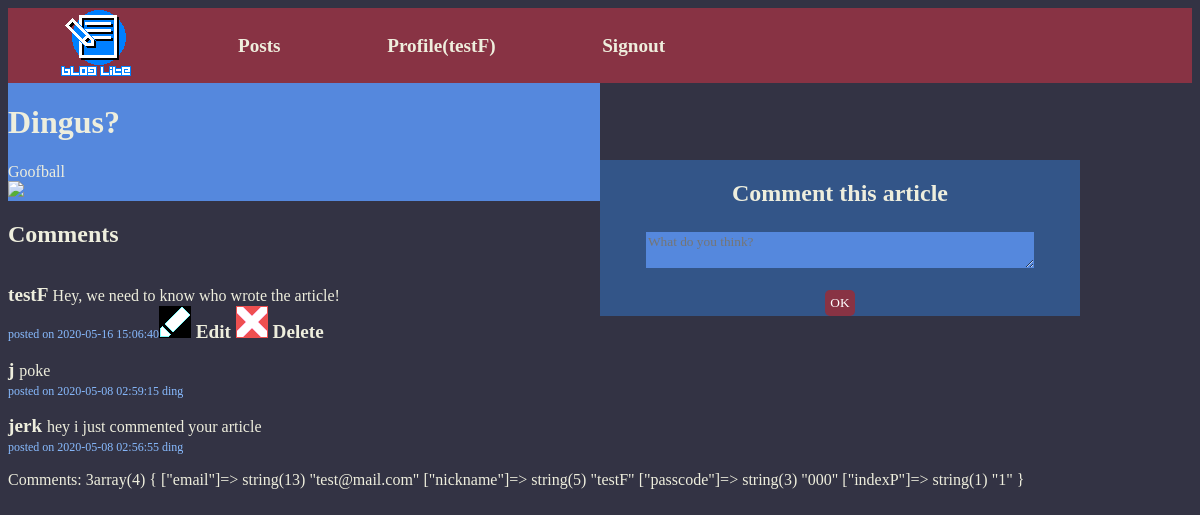
The app's page /?page=article&indexA=8 (signed in) with its own data.
### tables this page shows
CREATE TABLE `article` (
  `title` varchar(255) DEFAULT NULL,
  `body` text,
  `submitDate` timestamp NOT NULL DEFAULT CURRENT_TIMESTAMP,
  `indexA` int(8) NOT NULL,
  `indexP` int(8) NOT NULL
);

CREATE TABLE `reaction` (
  `comment` text,
  `posted` datetime NOT NULL DEFAULT CURRENT_TIMESTAMP,
  `indexR` int(8) NOT NULL,
  `indexP` int(8) NOT NULL,
  `indexA` int(8) NOT NULL
);

CREATE TABLE `person` (
  `nickname` varchar(100) DEFAULT NULL,
  `email` varchar(50) DEFAULT NULL,
  `passcode` varchar(60) DEFAULT NULL,
  `indexP` int(8) NOT NULL
);

### Controller/postC.php (called while the page is built, shortened)
<?php
include('View/PostV.php');
class PostC extends PostM
	{
		public function __construct()
		{
			$this->DataObject = DB::accessDB();
		}
		public function readArticle($indexA)
		{
			$PostV = new PostV();
			$Article = $this->viewOnePost($indexA);
			$currentPic = $Article->fileURL;
			$currentTitle = $Article->title;
			$currentBody = $Article->body;
			$PostV->viewArticle ($currentTitle, $currentBody, $currentPic);
		}
	}
?>

### View/article.php (called while the page is built)
<?php
include('Controller/PostC.php');
include('Controller/commentC.php');
$indexA = $_GET['indexA'];
$PostC = new PostC();
$PostC->readArticle($indexA);
$CommentC = new CommentC();
$CommentC->newComment();

### Model/dbConnect.php (called while the page is built)
<?php
class DB
{
    public static function accessDB()
    {
        try
        {
            $DataObject = new PDO('mysql:host=localhost;dbname=projectdb', 'root', 'root');
            $DataObject->setAttribute(PDO::ATTR_ERRMODE, PDO::ERRMODE_EXCEPTION);
            return $DataObject;
        }
        catch (Exception $Error)
        {
            die ('Not connected to database <br>'. $Error->getMessage());
        }
    }
}

### Model/postM.php (called while the page is built, shortened)
<?php
	class PostM
	{
		public function viewOnePost($indexA)
		{
			$Article =  $this->DataObject->query("SELECT * FROM article WHERE indexA='$indexA'")->fetch(PDO::FETCH_OBJ);
			return $Article;
		}
	}

### Model/commentM.php (called while the page is built, shortened)
<?php
	class CommentM
	{
		public function viewComment($indexA)
		{
			return $this->DataObject->query("SELECT * FROM reaction INNER JOIN person ON reaction.indexP=person.indexP WHERE indexA='$indexA' ORDER BY posted DESC")->fetchAll();
		}
	}

### View/commentV.php (the view, shortened to what this page needs)
<?php
	class commentV
	{
		public function commentForm()
		{
			echo
			'<div class="author">
			<form method="POST" action="" name="reaction">
				<h2>Comment this article</h2>
				<textarea name="comment" placeholder="What do you think?"rows="2" cols="60"></textarea><br>
				<input class="send" type="submit" name="publish" value="OK">
			</form>
			</div>';
		}
		public function commentList($fetchResult)
        {
            echo "<h2>Comments</h2>";
			echo "<div>";
			$i = 0;
            foreach ($fetchResult as $key)
            {
				echo"<p><a href='?page=profile&indexP=" . $key['indexP'] . "'>" . $key['nickname'] . " </a>" . $key['comment'] . "<br><span class='notice'> posted on " . $key['posted'] . "</span>";
				if ($key['indexP'] == $_SESSION['indexP'])
				{
					echo '<a href="?page=editcomment&indexR=' . $key['indexR'] . '"><img alt="edit" src="img/edit.png"> Edit </a>
					<a href="?page=commdel&indexR=' . $key['indexR'] . '&indexA=' . $key['indexA'] . '"><img alt="delete" src="img/delete.png"> Delete </a></p>';
				}
				else
				{
					echo "<span class='notice'> ding </span></p>";
				}
				$i++;
			}
			echo"</div>";
			echo "Comments: " . $i;
		}
	}

### View/postV.php (shortened to what this page needs)
<?php
	class PostV
	{
		public function viewArticle($currentTitle, $currentBody, $currentPic)
		{
			echo
			'<div class="article">
			<h1>' . $currentTitle . '</h1>'. $currentBody . '<div><img src="Upload/' . $currentPic . '" ></div>
			</div>';
		}
	}

### Assets/style.css (style rules this page uses)
* { color: #EED; font-family: Georgia; transition: all 0.1s; }
.article { max-width: 50%; background: #58d; }
body { background: #334; }
a { text-decoration: none; font-weight: bold; font-size: 1.2em; margin: auto; }
form { display: flex; flex-direction: column; align-items: center; width: 80%; background: #358; justify-content: space-between; }
.author { position: fixed; right: 0%; top: 20%; width: 50%; }
input, textarea { background: #58d; width: 80%; border: none; color: #fff; margin: 1%; }
.send { padding: 5px; border-radius: 5px; background: #834; width: max-content; margin: auto; border: none; }
.notice { color: #8bf; font-size: 0.75em; }

### records on screen
article: title "Dingus?", body "Goofball"
reaction: indexP.nickname "testF", comment "Hey, we need to know who wrote the article!", posted "2020-05-16 15:06:40"
reaction: indexP.nickname "j", comment "poke", posted "2020-05-08 02:59:15", shows "ding"
reaction: indexP.nickname "jerk", comment "hey i just commented your article", posted "2020-05-08 02:56:55", shows "ding"

### other values on screen
$_SESSION['nickname'] "testF"
$i "3"
